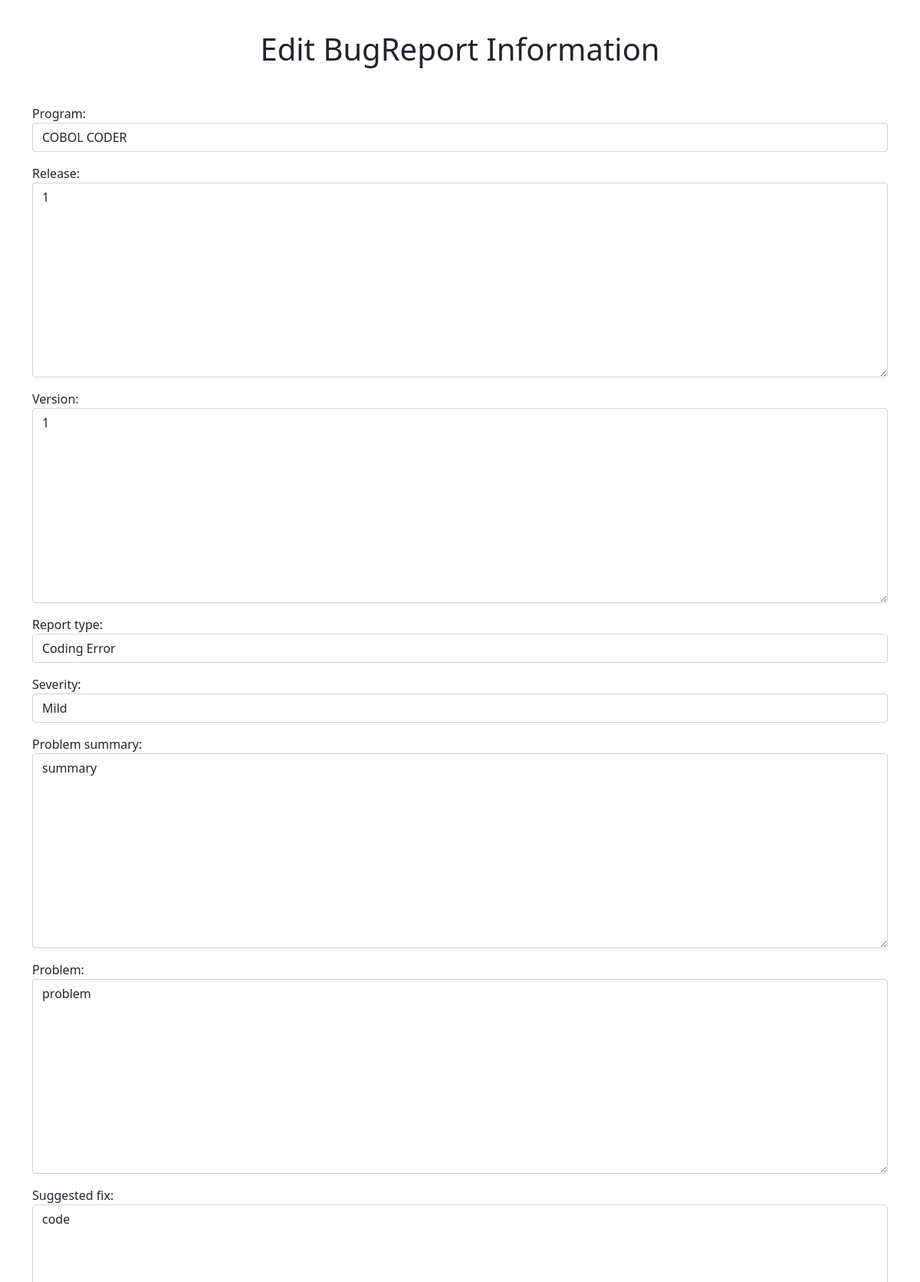
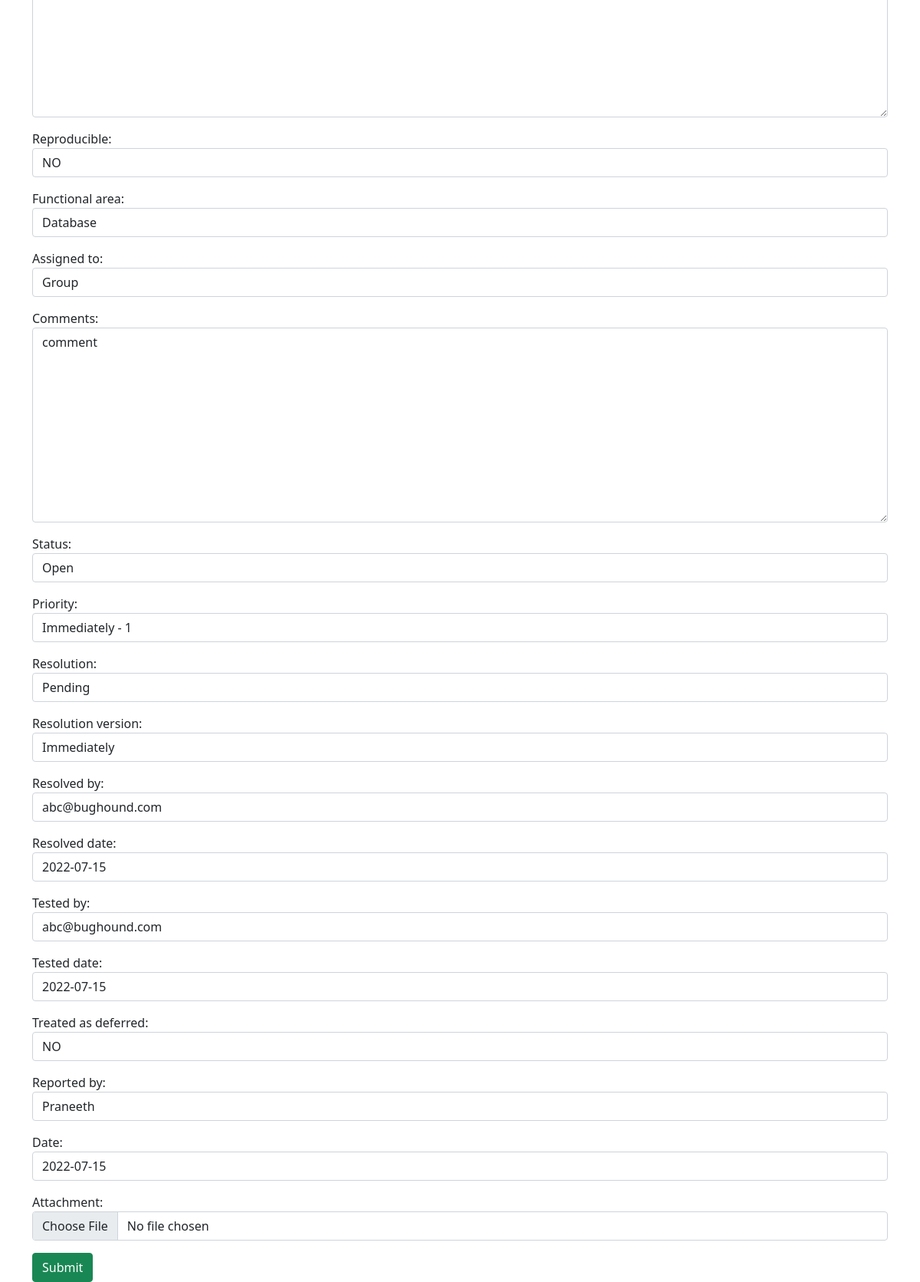
Screenshot of /edit/1 with the database file from the repository (2 pictures, top to bottom).
### bugtracker/models.py (models this page shows, shortened)
class Bugtracker(models.Model):
    program = models.OneToOneField(Program, null=True, on_delete=models.SET_NULL)
    report_type = models.CharField(max_length=20, choices=report_type, default='coding_error')
    severity = models.CharField(max_length=20, choices=severity, default='mild')
    problem_summary = models.TextField(default='summary', null=False, blank=False)
    release = models.CharField(max_length=20, default='1')
    version = models.CharField(max_length=20, default='1')
    problem = models.TextField(default='problem', null=False, blank=False)
    suggested_fix = models.TextField(default='code')
    reproducible = models.TextField(default='NO')
    functional_area = models.CharField(max_length=20, choices=functional_area, default='database')
    assigned_to = models.CharField(max_length=20, choices=assigned_to, default='default')
    comments = models.TextField(default='comment')
    status = models.CharField(max_length=20, choices=status, default='open')
    priority = models.CharField(max_length=100, choices=priority, default='optional')
    resolution = models.CharField(max_length=100, choices=resolution, default='pending')
    resolution_version = models.CharField(max_length=100, choices=resolution_version, default='1.0')
    resolved_by = models.CharField(max_length=100, choices=resolved_by, default='abc@bughound.com')
    resolved_date = models.DateField(default='2022-07-15')
    tested_by = models.CharField(max_length=100, choices=tested_by, default='abc@bughound.com')
    tested_date = models.DateField(default='2022-07-15')
    treated_as_deferred = models.TextField(default='NO')
    reported_by = models.CharField(max_length=20, choices=reported_by, default='praneeth')
    date = models.DateField(default='2022-07-15')
    id = models.AutoField(primary_key=True)
    attachment = models.FileField(upload_to='documents/')

### bugtracker/views.py (the view)
# urls.py: path('edit/<int:pk>', views.edit_bug_report, name='edit-bugReport'),
def edit_bug_report(request, pk):
    bugReport = Bugtracker.objects.get(id=pk)
    form = BugReportForm(instance=bugReport)
    if request.method == 'POST':
        form = BugReportForm(request.POST, request.FILES, instance=bugReport)
        if form.is_valid():
            form.save()
            return redirect('bugReport-list')
    context = {
        'bugReport': bugReport,
        'form': form,
    }
    return render(request, 'bugtracker/edit.html', context)

### bugtracker/program_model.py (called while the page is built)
    def __str__(self):
        return self.name

### bugtracker/templates/bugtracker/edit.html (shortened to what this page needs)
{% extends 'base.html' %}
{% block content %}
    <h1 style="text-align: center; padding-top: 1em; padding-bottom: 1em;">Edit BugReport Information</h1>
    <form action="" method="POST" enctype="multipart/form-data">
        {{ form.as_p }}
        <input type="submit" class="btn btn-success">
    </form>
{% endblock content %}

### rows the page displays
Bugtracker: program "COBOL CODER", release "1", version "1", report_type "Coding Error", severity "Mild", problem_summary "summary", problem "problem", suggested_fix "code", reproducible "NO", functional_area "Database", assigned_to "Group", comments "comment", status "Open", priority "Immediately - 1", resolution "Pending", resolution_version "Immediately", resolved_by "abc@bughound.com", resolved_date "2022-07-15", tested_by "abc@bughound.com", tested_date "2022-07-15", treated_as_deferred "NO", reported_by "Praneeth", date "2022-07-15"
